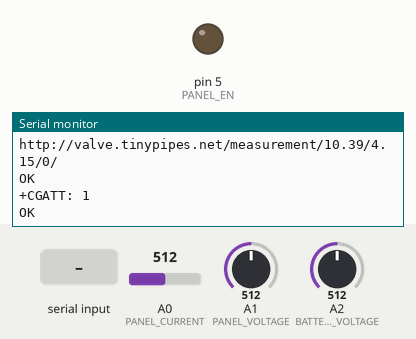
The sketch below on a simulated Arduino Uno, built with avr-gcc and run on an emulated ATmega328P. On the bench: output pins drawn as LEDs (lit = HIGH), the last lines printed to the serial monitor. Inputs (shaded band) come from the test bench; at power-on: A0 (PANEL_CURRENT) = 512, A1 (PANEL_VOLTAGE) = 512, A2 (BATTERY_VOLTAGE) = 512. The modem accepts every AT command (registered, SIM ready, sends succeed) and sends nothing else; pins used as bus, display or sensor lines are not drawn.

Above: at 14.7 s.
14.8 s: "OK:1\n" received over the second serial link
At 15.9 s:
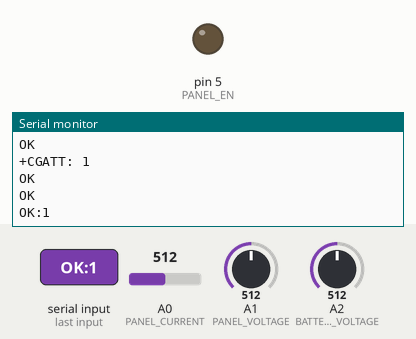
16.6 s: "ERROR:1\n" received over the second serial link
At 19.9 s:
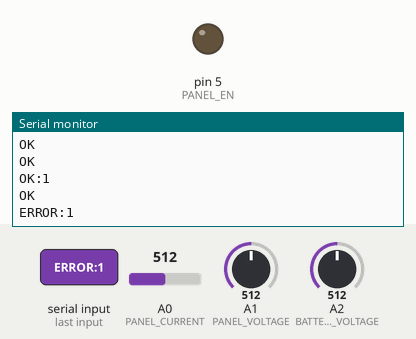
20.1 s: "NOT:1\n" received over the second serial link
At 21.6 s:
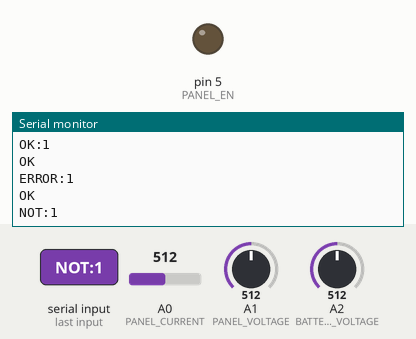

Measured:
- after the input at 14.8 s, the serial monitor: prints a new line after 0.34 s (image 1)
- after the input at 16.6 s, the serial monitor: prints a new line after 2.6 s (image 2)
- after the input at 20.1 s, the serial monitor: prints a new line after 1.1 s (image 3)

The sketch:

Philippines___smartBuddy_demo_with_software_serial_pin_fix.ino
```cpp
#include <Streaming.h>
#include <SoftwareSerial.h>
#include "delay.h"
#include "samples.h"
#include<stdlib.h>

#define SAMPLES 100
#define DEBUG 1
#define PANEL_CURRENT 0
#define PANEL_VOLTAGE 1
#define BATTERY_VOLTAGE 2
#define GSM_POWER 4
#define PANEL_EN 5

float panelCurrent, panelVoltage, batteryVoltage;
float wattSeconds, averageBatteryVoltage, averagePanelVoltage, averagePanelCurrent;
int index=0;
int samples=0;
int m=0;
boolean httpSetup=false;
boolean panelConnected=false;

int cycles=0;
SoftwareSerial GSM(3,2);

void setup()
{
  Serial.begin(9600);
  GSM.begin(9600);
  pinMode(PANEL_EN, OUTPUT);
  pinMode(GSM_POWER, OUTPUT);
  digitalWrite(GSM_POWER, HIGH);
  delay(3000);
  digitalWrite(GSM_POWER, LOW);
  Serial.println("TinyPipes is booting up...");
  delay(10000);
  checkSIM();
  //sendSMS("+639293143222","entering into the realm of the living");  //alex number
 // sendSMS("+639156568684","entering into the realm of the living");  //hannah number
 // sendSMS("+639209011401","entering into the realm of the living");  //tonito number
  //sendSMS("+639471782972","entering into the realm of the living");
  setupWatchdog();
}

//boots or reboots the GSM module
void bootGSMModule()
{
  GSM.write("AT\r\n");
  readLine();
  readLine();
  String line=readLine();
  if(line.equals("OK"))  //module is up, turn it off
  {
  #ifdef DEBUG
      Serial.println("module is on, turning it off");
  #endif
    GSM.print("AT+CPOWD=1\r\n");
  }
  watchdogDelay(2000);
  //turn it on
  digitalWrite(GSM_POWER, HIGH);
  watchdogDelay(3000);
  digitalWrite(GSM_POWER, LOW);

}


String readLine()
{
  String line="";
  char a=' ';
  long timeout=2000;
  long start=millis();
  do
  {
    if(GSM.available()>0)
    {
      a=GSM.read();
      line+=a;
      wdt_reset();
    }
  }
  while((a!='\n')&&((millis()-start)<timeout));
  if((millis()-start)>timeout)
  #ifdef DEBUG
    Serial<<"string timed out:"<<line<<endl;
  #endif
  line.trim();
  return line;
}


int checkSIM()
{
  flush();
  GSM.println("AT+CPIN?");
  watchdogDelay(500);
  readLine();  //the first line is blank
  readLine();  //the second line is blank, too
  String response=readLine();
  Serial.println(response);
  if((response.indexOf("ERROR")>=0) || (response.indexOf("NOT")>=0))
  {
    #ifdef DEBUG
    Serial.println("looks like there's some problem with the SIM.  Rebooting the cell module");
    #endif
    bootGSMModule();
    return -1;  //some problemo with the SIM-O
  }
  else
    return 0;  //all's well

}

void flush()
{
  Serial.println("flushing...");
  while(GSM.available()>0)
    Serial.write(GSM.read());
}

void loop()
{
  if(cycles%1==0)
  {
    readValues();
    String url="http://valve.tinypipes.net/measurement/";
    char buffer[10];
    dtostrf(panelVoltage,4,2,buffer);
    url=url+buffer;
    dtostrf(panelCurrent,4,2,buffer);
    url=url+"/";
    url=url+buffer;
    url=url+"/";
    url=url+panelConnected;
    url=url+"/";
    Serial.println(url);
    String data=submitHttpRequest(url);
    Serial.println(data);
    if(data=="True")
    {
      connectPanel();
      Serial.println("connecting panel");
    }
    else if(data=="False")
    {
      Serial.println("disconnecting panel");
      disconnectPanel();
    }
    checkSIM();
  }
  watchdogDelay(1000);
  cycles++;
}

void textSignalStrength(String number)
{
  flush();
  GSM.println("AT+CSQ");
  int i;
  watchdogDelay(500);
  for(i=0;i<2;i++)
    Serial<<"line "<<i<<": "<<readLine()<<"\r\n";
  String line=readLine();
  Serial.println(line);
  String signalStrength=line.substring(line.indexOf(":")+1, line.indexOf(",")-1);
  signalStrength.trim();
  Serial.println(signalStrength);
  char index[10];
  signalStrength.toCharArray(index, 10);
  int db=map(atoi(index),2,3,-110, -54);
  Serial.println(db);
 // sendSMS(number, line);
}

void sendSMS(String number, String message)
{

  GSM.print("AT+CMGF=1\r");    //Because we want to send the SMS in text mode
  watchdogDelay(500);
  GSM.print("AT+CMGS=\"");
  GSM.print(number);
  GSM.println("\"");//send sms message, be careful need to add a country code before the cellphone number
  watchdogDelay(500);
  GSM.println(message);//the content of the message
  watchdogDelay(500);
  GSM.println((char)26);//the ASCII code of the ctrl+z is 26
  watchdogDelay(500);
  GSM.println();
  watchdogDelay(4000);
  GSM.print("AT+CMGDA=\"DEL SENT\"\r\n");  //delete all sent messages
  watchdogDelay(1000);
  readLine();
  readLine();

}

void setupHttp()
{
  GSM.println("AT+CGATT?");
  watchdogDelay(500);

  showSerialData();

  GSM.println("AT+SAPBR=3,1,\"CONTYPE\",\"GPRS\"");//setting the SAPBR, the connection type is using gprs
  watchdogDelay(1000);

  showSerialData();

 //  GSM.println("AT+SAPBR=3,1,\"APN\",\"CMNET\"");//setting the APN, the second need you fill in your local apn server

  GSM.println("AT+SAPBR=3,1,\"APN\",\"internet\"");//setting the APN, the second need you fill in your local apn server
//  GSM.println("AT+SAPBR=3,1,\"APN\",\"hkcsl\"");//setting the APN, the second need you fill in your local apn server
  watchdogDelay(4000);

  showSerialData();

  GSM.println("AT+SAPBR=1,1");//setting the SAPBR, for detail you can refer to the AT command mamual
  watchdogDelay(2000);

  showSerialData();
}

///SubmitHttpRequest()
///this function is submit a http GET request
///attention:the time of delay is very important, it must be set enough
String submitHttpRequest(String url)
{
  if(!httpSetup)
  {
    setupHttp();
    httpSetup=true;
  }
  GSM.println("AT+HTTPINIT"); //init the HTTP request

  watchdogDelay(500);
  showSerialData();

  GSM.print("AT+HTTPPARA=\"URL\",\"");
  GSM.print(url);
  GSM.println("\"");// setting the httppara, the second parameter is the website you want to access
  watchdogDelay(500);

  showSerialData();

  GSM.println("AT+HTTPACTION=0");//submit the request
  watchdogDelay(3000);//the delay is very important, the delay time is base on the return from the website, if the return datas are very large, the time required longer.
  //while(!GSM.available());

  showSerialData();

  GSM.println("AT+HTTPREAD");// read the data from the website you access
  delay(500);
  unsigned char i;
  for(i=0;i<3;i++)
    readLine();
  String data=readLine();
  data.trim();
  flush();
  GSM.println("");
  delay(500);
  return data;
}

String httpPost(String url, String parameters)
{
  GSM.println("AT+CGATT?");
  watchdogDelay(500);

  showSerialData();

  GSM.println("AT+SAPBR=3,1,\"CONTYPE\",\"GPRS\"");//setting the SAPBR, the connection type is using gprs
  watchdogDelay(1000);

  showSerialData();

  GSM.println("AT+SAPBR=3,1,\"APN\",\"CMNET\"");//setting the APN, the second need you fill in your local apn server
  watchdogDelay(4000);

  showSerialData();

  GSM.println("AT+SAPBR=1,1");//setting the SAPBR, for detail you can refer to the AT command mamual
  watchdogDelay(2000);

  showSerialData();

  GSM.println("AT+HTTPINIT"); //init the HTTP request

  watchdogDelay(2000);
  showSerialData();

  GSM.print("AT+HTTPPARA=\"URL\",\"");
  GSM.print(url);
  GSM.println("\"");// setting the httppara, the second parameter is the website you want to access
  watchdogDelay(1000);

  showSerialData();

  GSM.println("AT+HTTPACTION=0");//submit the request
  watchdogDelay(10000);//the delay is very important, the delay time is base on the return from the website, if the return datas are very large, the time required longer.
  //while(!GSM.available());

  showSerialData();

  GSM.println("AT+HTTPREAD");// read the data from the website you access
  delay(500);

  showSerialData();

  GSM.println("");
  delay(500);

}


void showSerialData()
{
  while(GSM.available()>0)
  {
    Serial.write(GSM.read());
    watchdogDelay(1);

  }
}

void connectPanel()
{
  digitalWrite(PANEL_EN, HIGH);
  panelConnected=true;
}

void disconnectPanel()
{
  digitalWrite(PANEL_EN, LOW);
  panelConnected=false;
}

void readValues()
{

  panelCurrent=0;
  panelVoltage=0;
  batteryVoltage=0;
  int i;
  for(i=0;i<SAMPLES;i++)
  {
    panelCurrent+=analogRead(PANEL_CURRENT)*4.15/1023/50/.01;
    panelVoltage+=analogRead(PANEL_VOLTAGE)*5*4.15/1023;
    batteryVoltage+=analogRead(BATTERY_VOLTAGE)*5*4.15/1023;
  }
  panelCurrent/=SAMPLES;
  panelVoltage/=SAMPLES;
  batteryVoltage/=SAMPLES;
  averagePanelCurrent=panelCurrent;
}
```

delay.h
```cpp
#include <avr/wdt.h>

#define WDT_TIME 4000
#define SIM_CHECK 30

void watchdogDelay(long Delay)
{
  while(Delay>WDT_TIME)
  {
    delay(WDT_TIME);
//    Serial.println("patting the dog");
    wdt_reset();
    Delay-=WDT_TIME;
  }
  delay(Delay);

//  Serial.println("patting the dog");
  wdt_reset();
}

void setupWatchdog()
{
  wdt_enable(WDTO_8S);
}
```

samples.h
```cpp
#include <avr/eeprom.h>
unsigned char samplePeriods;

#define DATA_START 2

#define PERIOD 1  //seconds between samples
#define SAMPLE_PERIOD 10800  //three hours
//#define SAMPLE_PERIOD 10  // total seconds
#define AVAILABLE_EEPROM 1000  //there are 1000 available bytes of EEPROM


struct Sample
{
  float batteryVoltage;  //average battery voltage over the period
  float panelVoltage;  //average panel voltage over the period
  float panelEnergy;  //total energy generated by the panel over the period(estimate)
  float batteryEnergy;  //total energy used from the battery over the period (estimate)
};
void readIndex()
{
  eeprom_read_block((void*) &samplePeriods, 0, sizeof(samplePeriods));
}

void writeIndex()
{
  eeprom_write_block((const void*) &samplePeriods, 0, sizeof(samplePeriods));
}


void saveSample(struct Sample sam)
{
  eeprom_write_block((const void*)&sam, (void*)(DATA_START+(samplePeriods%((AVAILABLE_EEPROM-DATA_START)/sizeof(sam))*(sizeof(sam)))), sizeof(sam));
  samplePeriods++;
  writeIndex();
}

void readSample(struct Sample& sam, unsigned char index)
{
  eeprom_read_block((void*)&sam, (void*)(DATA_START+index*(sizeof(sam))), sizeof(sam));
}
```
